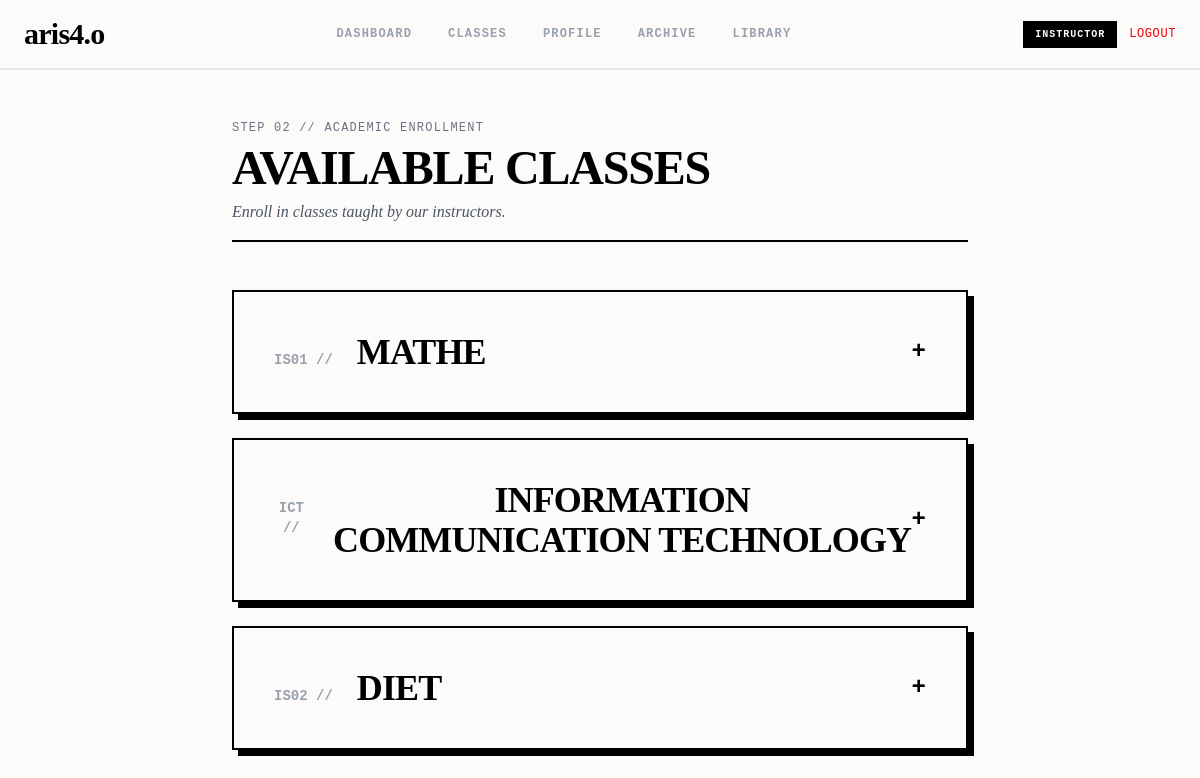
Screenshot of /select-level/ (signed in) with the database file from the repository.
### accounts/models.py (models this page shows, shortened)
class AcademicClass(models.Model):
    code = models.CharField(max_length=20, unique=True)
    title = models.CharField(max_length=200)
    schedule_string = models.CharField(max_length=100)
    meeting_link = models.CharField(max_length=200, blank=True, default='')
    students = models.ManyToManyField(settings.AUTH_USER_MODEL, related_name='enrolled_classes', blank=True)
    instructor = models.ForeignKey(settings.AUTH_USER_MODEL, on_delete=models.SET_NULL, null=True, blank=True, limit_choices_to={'role': 'instructor'}, related_name='taught_classes')
    slug = models.SlugField(unique=True, blank=True)

### accounts/views.py (the view, shortened to what this page needs)
# urls.py: path('select-level/', views.select_level_view, name='select_level'),
def select_level_view(request):
    classes = AcademicClass.objects.filter(instructor__isnull=False)
    enrolled_class_ids = []
    if request.user.is_authenticated:
        enrolled_class_ids = list(request.user.enrolled_classes.values_list('id', flat=True))
    return render(request, 'select_level.html', {
        'classes': classes,
        'enrolled_class_ids': enrolled_class_ids,
    })

### accounts/templates/select_level.html (shortened to what this page needs)
{% extends 'base.html' %}
{% block content %}
<div class="w-full max-w-xl md:max-w-2xl lg:max-w-3xl mx-auto my-12 px-4">
  <div class="mb-12 border-b-2 border-black pb-4">
    <span class="font-mono text-xs text-gray-500 uppercase tracking-widest block mb-2">
      Step 02 // Academic Enrollment
    </span>
    <h2 class="font-serif text-4xl lg:text-5xl font-black tracking-tight text-black uppercase select-none">
      Available Classes
    </h2>
    <p class="font-serif italic text-sm lg:text-base text-gray-600 mt-2">
      Enroll in classes taught by our instructors.
    </p>
  </div>
  {% if not request.user.is_authenticated %}
  <div class="border-2 border-black bg-[#fcfbfa] p-8 text-center shadow-[4px_4px_0px_0px_rgba(0,0,0,1)]">
    <p class="font-mono text-sm text-gray-600">Please <a href="{% url 'login' %}" class="text-[#4f14e0] underline font-bold">login</a> or <a href="{% url 'register' %}" class="text-[#4f14e0] underline font-bold">register</a> to enroll in classes.</p>
  </div>
  {% elif classes %}
  <div class="space-y-6">
    {% for class in classes %}
    <div class="border-2 border-black bg-[#fcfbfa] shadow-[4px_4px_0px_0px_rgba(0,0,0,1)] lg:shadow-[6px_6px_0px_0px_rgba(0,0,0,1)]">
      <button onclick="toggleAccordion('class-{{ class.id }}')" class="w-full p-6 md:p-8 lg:p-10 flex justify-between items-center group focus:outline-none select-none">
        <div class="flex items-baseline gap-4 md:gap-6">
          <span class="font-mono text-xs md:text-sm font-bold text-gray-400 group-hover:text-[#4f14e0]">{{ class.code }} //</span>
          <h3 class="font-serif text-2xl md:text-3xl lg:text-4xl font-black text-black uppercase tracking-tight group-hover:text-[#4f14e0] transition-colors">{{ class.title }}</h3>
        </div>
        <span id="icon-class-{{ class.id }}" class="font-mono text-xl md:text-2xl font-bold text-black transition-transform duration-300 group-hover:text-[#4f14e0]">+</span>
      </button>
    </div>
    {% endfor %}
  </div>
  {% endif %}
</div>
{% endblock %}

### rows the page displays
AcademicClass: code "IS01", title "MATHE"
AcademicClass: code "ICT", title "INFORMATION COMMUNICATION TECHNOLOGY"
AcademicClass: code "IS02", title "DIET"

### other values shown
{{ user_tier.title }} "INSTRUCTOR"
